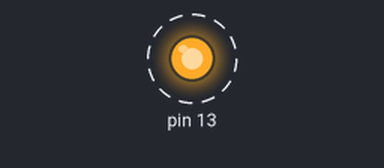
A sketch run on a simulated Arduino Uno, built with avr-gcc and run on an emulated ATmega328P. Shown: output pins drawn as LEDs (lit = HIGH). Dashed ring = blinking.

Above: at 0.4 s.
Timing chart, 0 to 3.0 s (numbered marks = the images above):
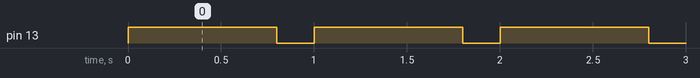

The sketch:

Solution_4.ino
```cpp
void setup() {
  pinMode(13, OUTPUT) ;
}

void loop() {
  digitalWrite(13,HIGH);
  delay(800);
  digitalWrite(13,LOW);
  delay(200);
}
```

Measured:
- by itself, pin 13: alternates HIGH for 0.80 s and LOW for 0.20 s
